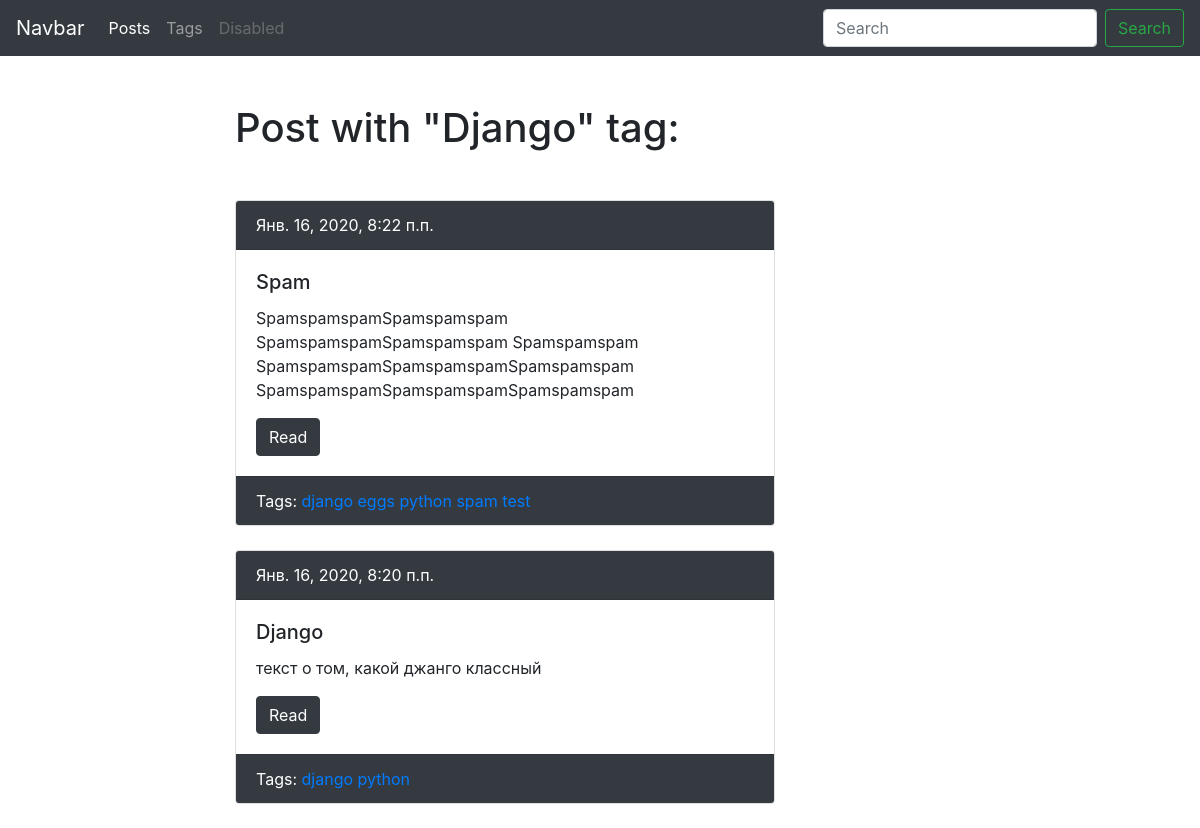
Screenshot of /blog/tag/django/ with the database file from the repository.
### blog/models.py (models this page shows, shortened)
class Tag(models.Model):
    title = models.CharField('Тег', max_length=50)
    slug = models.SlugField('url', max_length=50, unique=True)
    published = models.BooleanField('Отображать?', default=True)
    def get_absolute_url(self):
        return reverse('blog:tag_detail_url', kwargs={'slug': self.slug})
    class Meta:
        ordering = ['title']
        verbose_name = 'Тег'
        verbose_name_plural = 'Теги'

class Post(models.Model):
    author = models.ForeignKey(
        User,
        verbose_name='Автор',
        on_delete=models.SET_NULL,
        null=True,
        blank=True
    )
    title = models.CharField('Заголовок', max_length=50, db_index=True)
    slug = models.SlugField('url', max_length=50, unique=True, blank=True)
    body = models.TextField('Тело', blank=True, db_index=True)
    pub_date = models.DateTimeField('Дата публикации', auto_now_add=True)
    tags = models.ManyToManyField('Tag', blank=True, related_name='posts', verbose_name='Тег')
    image = models.ImageField('Изображение', upload_to='post/', null=True, blank=True)
    published = models.BooleanField('Опубликовать?', default=True)
    viewed = models.PositiveIntegerField('Просмотернно', default=0)
    def get_absolute_url(self):
        return reverse('blog:post_detail_url', kwargs={'slug': self.slug})
    class Meta:
        ordering = ['-pub_date']
        verbose_name = 'Пост'
        verbose_name_plural = 'Посты'

### blog/views.py (the view)
# urls.py: path('tag/<str:slug>/', TagDetail.as_view(), name='tag_detail_url'),
class TagDetail(ObjectDetailMixin, View):
    model = Tag
    template = 'blog/tag_detail.html'

### blog/utils.py (called while the page is built)
    def get(self, request, slug):
        obj = get_object_or_404(self.model, slug__iexact=slug, published=True)
        context = {
            self.model.__name__.lower(): obj,
            'admin_object': obj,
            'detail': True,
        }
        if self.model_form:
            form = self.model_form()
            context['form'] = form
        return render(request, self.template, context)

### blog/templates/blog/tag_detail.html (shortened to what this page needs)
{% extends 'blog/base_blog.html' %}
{% block content %}
    <h1 class="mb-5">Post with "{{ tag.title|title }}" tag:</h1>
    {% for post in tag.posts.all %}
        {% include 'blog/includes/post_card_template.html' %}
    {% endfor %}
{% endblock %}

### blog/templates/blog/includes/post_card_template.html
{% if post.published %}
    <div class="card mb-4">
        <div class="card-header bg-dark text-white">
            {{ post.pub_date }}
        </div>
        <div class="card-body">
            <h5 class="card-title">{{ post.title }}</h5>
            <p class="card-text">{{ post.body|truncatewords:15 }}</p>
            <a href="{{ post.get_absolute_url }}" class="btn btn-dark">Read</a>
        </div>
        <div class="card-footer text-white bg-dark">
            Tags:
            {% for tag in post.tags.all %}
                {% if tag.published %}
                    <a href="{{ tag.get_absolute_url }}">{{ tag.title }}</a>
                {% endif %}
            {% endfor %}
        </div>
    </div>
{% endif %}

### rows the page displays
Tag: title "Django", title "django"
Post: pub_date "Янв. 16, 2020, 8:22 п.п.", title "Spam", body "SpamspamspamSpamspamspam SpamspamspamSpamspamspam Spamspamspam SpamspamspamSpamspamspamSpamspamspam SpamspamspamSpamspamspamSpamspamspam"
Tag: title "eggs"
Tag: title "python"
Tag: title "spam"
Tag: title "test"
Post: pub_date "Янв. 16, 2020, 8:20 п.п.", title "Django", body "текст о том, какой джанго классный"
